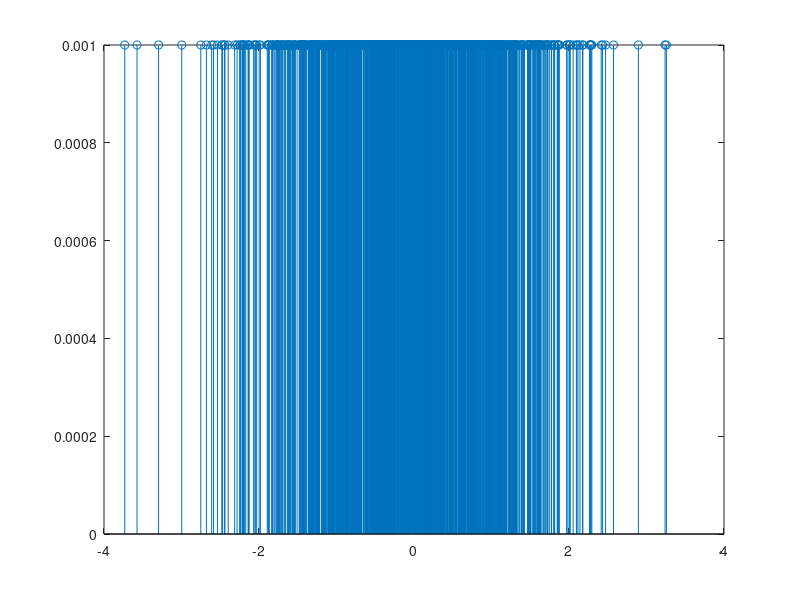
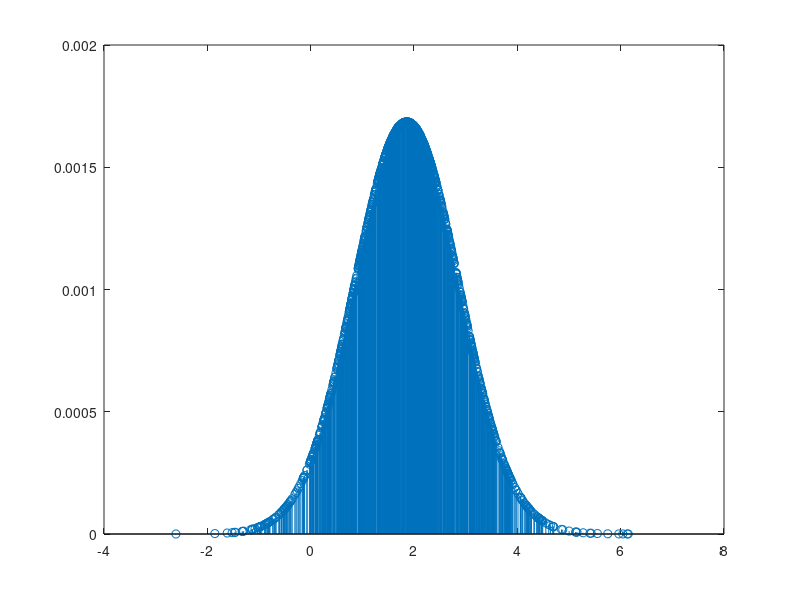
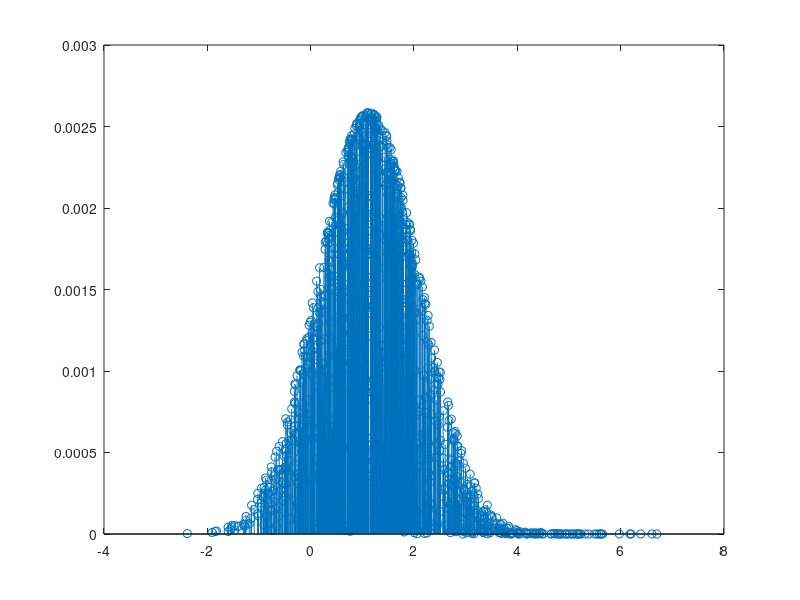
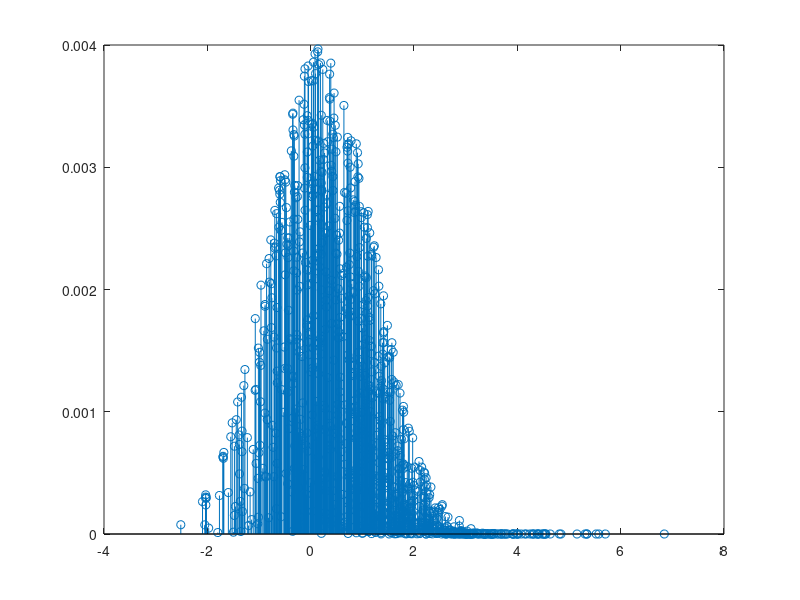

Write the MATLAB code that produced these figures, in order.
%-----------------------------------------------------------------
%  Exercise 17.7
%  Generic particle filtering for various time instances
%-----------------------------------------------------------------


clc; clear all; close all;

%% Initialization of Variables
N=90; % stream of particles
x=zeros(1,N);
y=x;

%% State Model
x(1)=1;
y(1)=x(1)+randn;

for i=2:N
    x(i)=x(i-1)+randn(1);
    y(i)=x(i)+randn(1);
    
end

%% Figures of State Model
figure(1)
plot(1:N,x)
figure(2)
plot(1:N,y)

%% Main Algorithm
par=1000;
ParPos=randn(1,par);
weights(1:par)=1/par;

figure(1)
stem(ParPos,weights)

%% Plot of weights for different time snapshots
for i=[2:4, 10, 30] % change i to see the weights for the 
    % desired time instances. 
    for j=1:par
        ParPos(j)=abs(x(i)-ParPos(j))+randn;
        weights(j)=weights(j)*exp(-((y(i)-ParPos(j))^2)/2);
    end
    weights=weights/sum(weights);
    figure(i) % generate a figure for each shanpshot of the algorithm
    stem(ParPos,weights)
end

